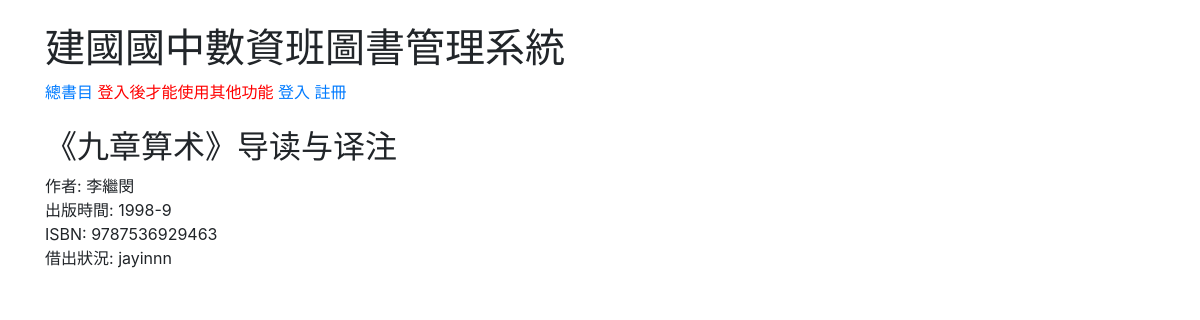
Page /book/3/ on the earlier database version.
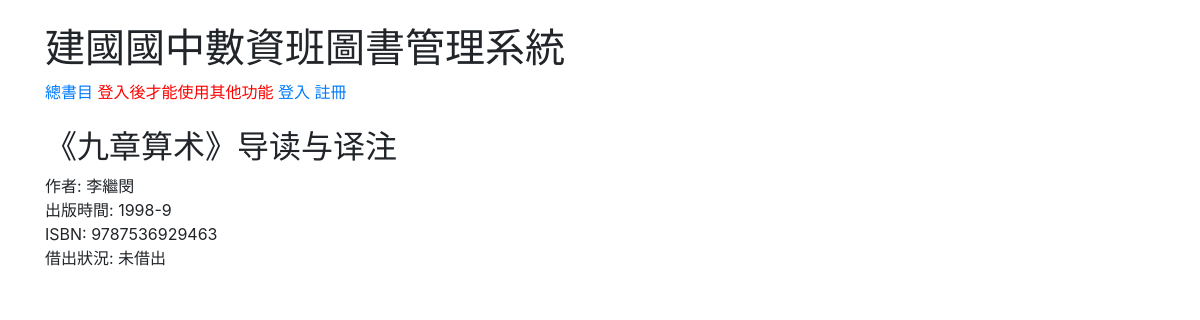
Same page on the later database version.
### main/models.py (models this page shows, shortened)
class Books(models.Model):
	book_title    = models.CharField(max_length=200)
	book_author   = models.CharField(max_length=200)
	book_pubtime  = models.CharField(max_length=20)
	book_isbn     = models.CharField(max_length=13)
	book_borrowid = models.CharField(max_length=5)

### main/views.py (the view)
# urls.py: path('<int:books_id>/', views.detail, name='detail'),
def detail(request, books_id):
	book = get_object_or_404(Books, pk=books_id) # use book_id as a url
	return render(request, 'main/detail.html', {'book': book}) #return a dict contain book's date

### main/templates/main/detail.html
{% extends "main/base.html" %}
{% block content %}
<h2>{{ book.book_title }}</h2>
	作者: {{book.book_author}}<br>
	出版時間: {{book.book_pubtime}}<br>
	ISBN: {{book.book_isbn}}<br>
{% if book.book_borrowid %}
	借出狀況: {{book.book_borrowid}}
{% else %}
	借出狀況: 未借出
{% endif %}
{% endblock content %}

Differences in the rows shown:
changed Books "《九章算术》导读与译注": book_borrowid "jayinnn" → (not shown)
Other differences:
text no longer shown: "借出狀況:"
text now shown: "借出狀況: 未借出"
